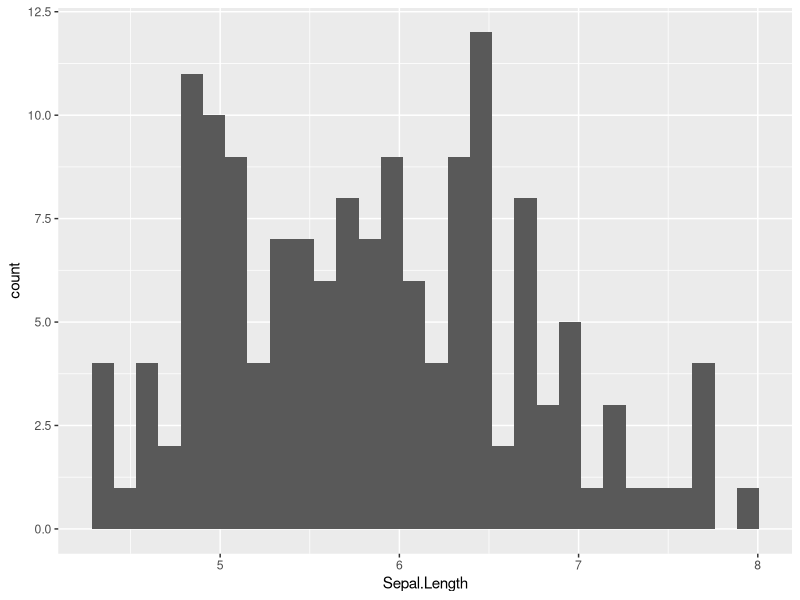
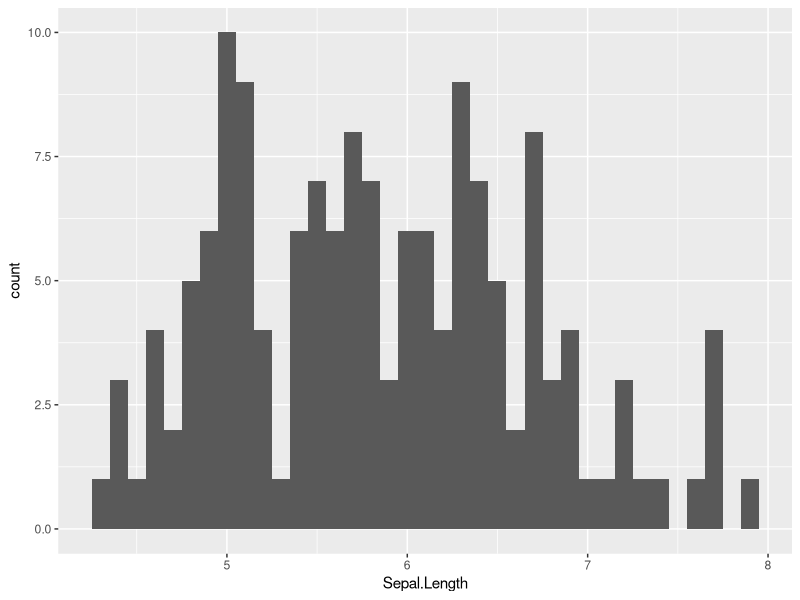
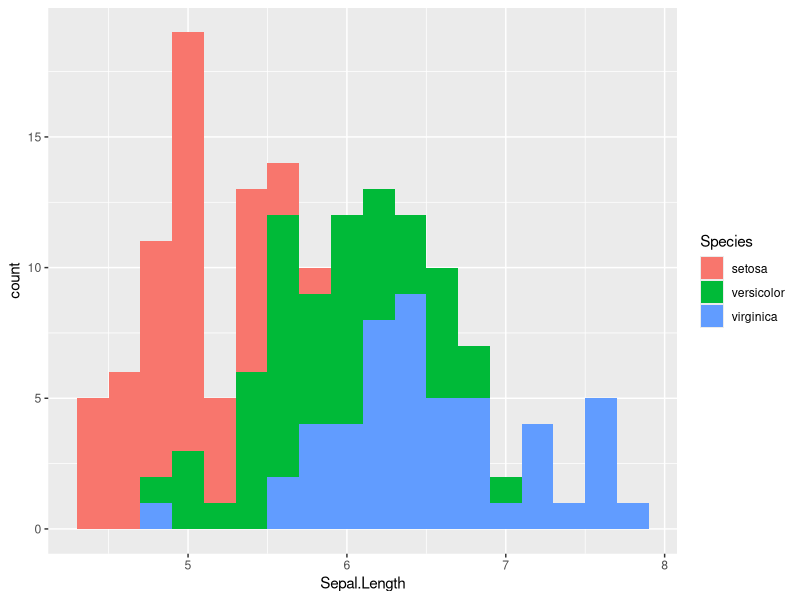
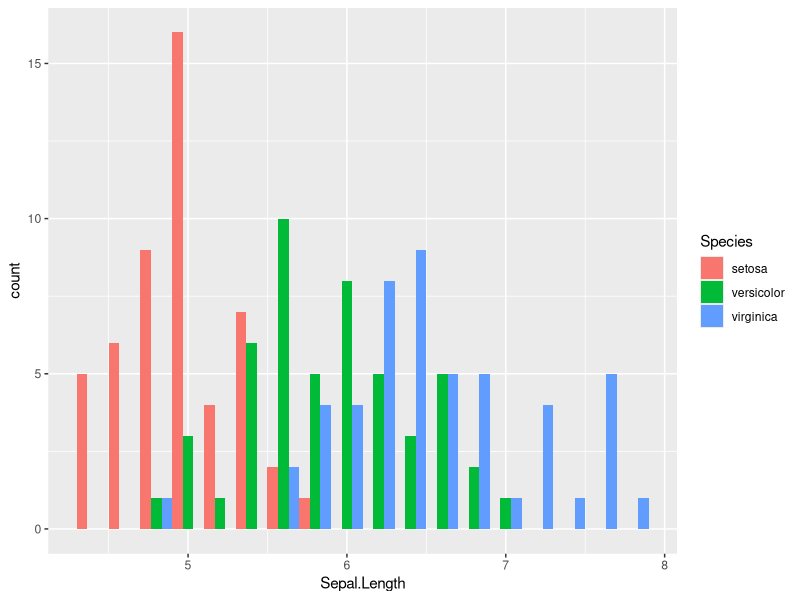
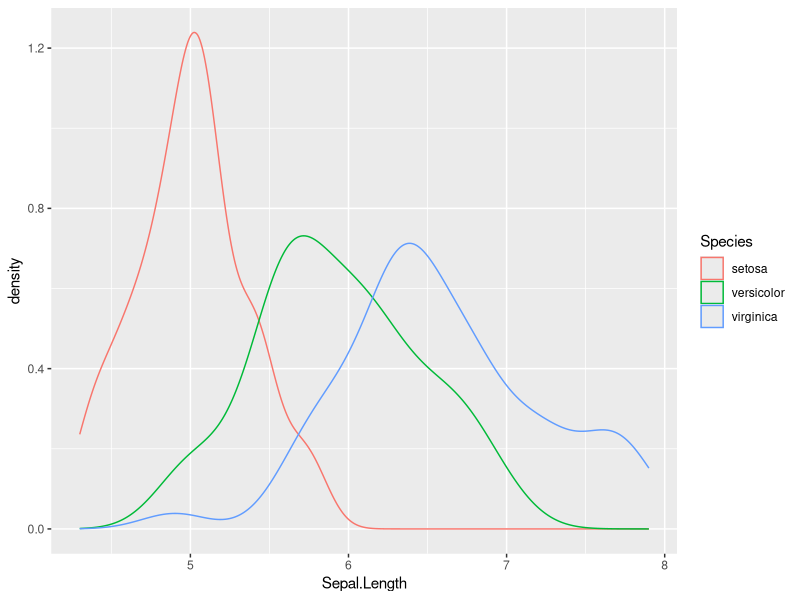
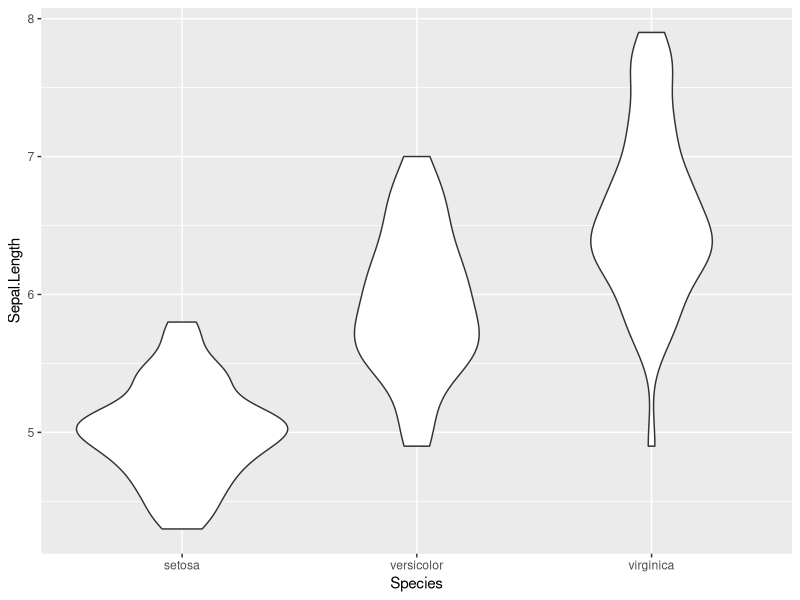
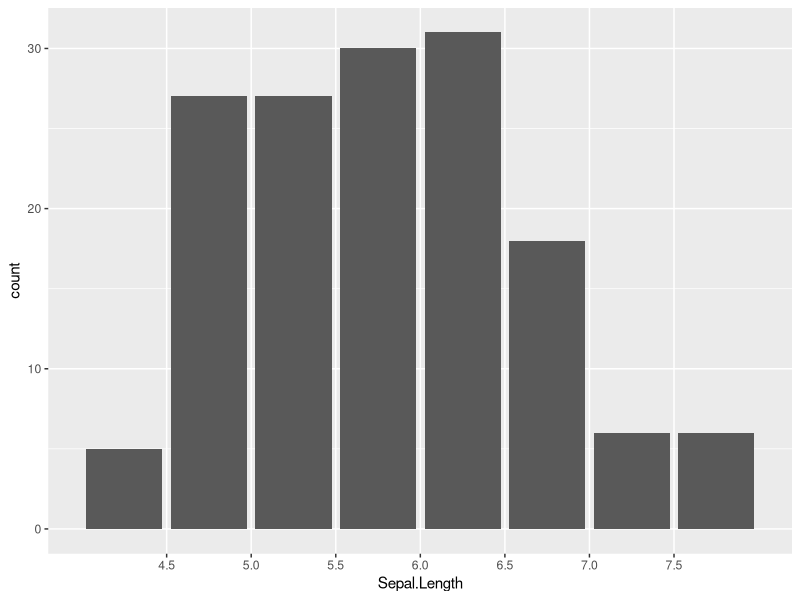
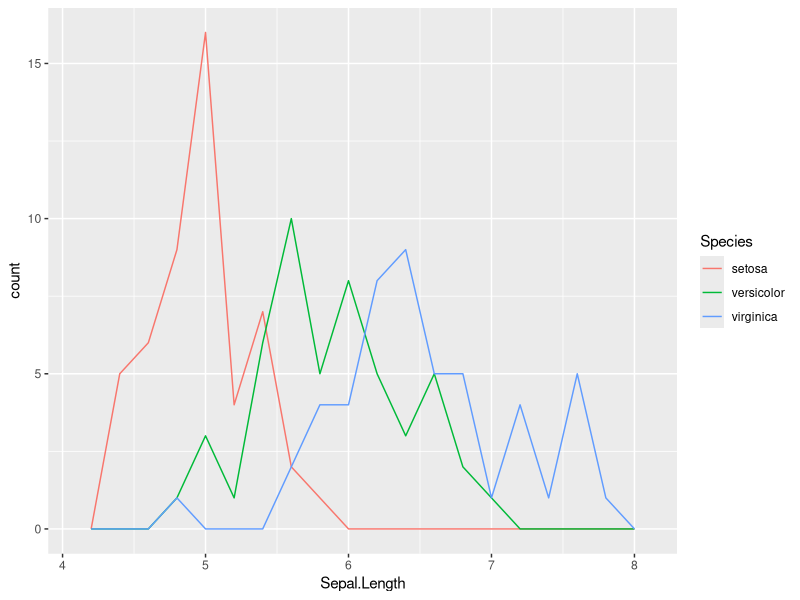

The R source for these figures, in order:
## ---- chunk 1

knitr::opts_chunk$set(
  class.output  = "bg-success",
  class.message = "bg-info text-info",
  class.warning = "bg-warning text-warning",
  class.error   = "bg-danger text-danger"
  )
## ---- chunk 2

usePackage <- function(p)   
{ 
  if (!is.element(p, installed.packages()[,1])) 
    install.packages(p, dep = TRUE, repos="https://cloud.r-project.org/", lib=.libPaths()[1]) 
  require(p, character.only = TRUE) 
} 
  
usePackage("data.table")
usePackage("ggplot2")
usePackage("rdwd")

## ---- chunk 3
library("ggplot2")
library("data.table")

# Counts per 'bin' 
ggplot(data=iris, aes(x=Sepal.Length))+
  geom_histogram()

ggplot(data=iris, aes(x=Sepal.Length))+
  geom_histogram(binwidth=0.1)

ggplot(data=iris, aes(x=Sepal.Length))+
  geom_histogram(binwidth=0.2, aes(fill=Species))

ggplot(data=iris, aes(x=Sepal.Length))+
  geom_histogram(binwidth=0.2, aes(fill=Species), position="dodge")


# Smoothed 'Histogram'
ggplot(data=iris, aes(x=Sepal.Length,color=Species))+
  geom_density()

# Rotated Density
ggplot(data=iris, aes(x=Species,y=Sepal.Length))+
  geom_violin()


# Alternative histogram code
ggplot(data=iris, aes(x=Sepal.Length))+
  geom_bar()+
  scale_x_binned()

# Alternative: frequency polygons
ggplot(data=iris, aes(x=Sepal.Length, color=Species))+
  geom_freqpoly(binwidth=0.2)


## ---- chunk 4

ggplot(data=iris, aes(x=Species))+
  geom_bar()

ggplot(data=iris, aes(x=as.character(Species)))+
  geom_bar()

## ---- chunk 5

# original
ggplot(data=iris, aes(x=Petal.Length,y=Petal.Width))+
  geom_point()

# counts
ggplot(data=iris, aes(x=Petal.Length,y=Petal.Width))+
  geom_count()


## ---- chunk 6

ggplot(data=iris, aes(x=Species,y=Petal.Width))+
  geom_boxplot()

ggplot(data=iris, aes(x=Species,y=Petal.Width))+
  geom_count()

ggplot(data=iris, aes(x=Species,y=Petal.Width))+
  geom_violin()

ggplot(data=iris, aes(x=Species,y=Petal.Width))+
  geom_violin(draw_quantiles=c(0.25,0.5,0.75))



## ---- chunk 7

# load packages
# library("rdwd")
# to update to latest version
# updateRdwd() 

##########################################################################################
# DO NOT EXECUTE CODE IN BINDER !
##########################################################################################
# #Select data from the DWD CDC FTP Server
# #set current=TRUE - to check current FTP Server Index to gather up-to-date file information
# link <- selectDWD("Geisenheim", res="daily", var="kl", per="recent", current=FALSE)
# #Download data from the DWD CDC FTP Server
# file <- dataDWD(link, read=FALSE, dir="DWDdata", quiet=TRUE, force=NA)
# #Process data from the DWD CDC FTP Server to a data.frame
# clim <- readDWD(file, varnames=TRUE, fread=TRUE)

# # Write out for students 
# fwrite(clim,"clim_DWD_Geisenheim_current.csv")
##########################################################################################
# Read file (for BINDER USERS)
##########################################################################################
clim <- fread("clim_DWD_Geisenheim_current.csv")
clim[,"MESS_DATUM":=as.POSIXct(MESS_DATUM)] 
##########################################################################################

str(clim)

summary(clim)



#MESS_DATUM  = Measurement Date
#TMK.Lufttemperatur = Daily Mean Air Temperature 2 m above ground 

# Time frame [first and last value of 'MESS_DATUM']
clim[c(1,nrow(clim)),"MESS_DATUM"]

# Scatterplot air temperature over time

ggplot(data=clim, aes(x=MESS_DATUM, y=TMK.Lufttemperatur))+
  geom_point()

# Line plot

ggplot(data=clim, aes(x=MESS_DATUM, y=TMK.Lufttemperatur))+
  geom_line()


# Missing data 
nrow(clim)

ggplot(data=clim[-c(100:150),], aes(x=MESS_DATUM, y=TMK.Lufttemperatur))+
  geom_point()

# not do
ggplot(data=clim[-c(100:150),], aes(x=MESS_DATUM, y=TMK.Lufttemperatur))+
  geom_line()

# combine plots
ggplot(data=clim[-c(100:150),], aes(x=MESS_DATUM, y=TMK.Lufttemperatur))+
  geom_point()+
  geom_line()  


## ---- chunk 8

sessionInfo()

